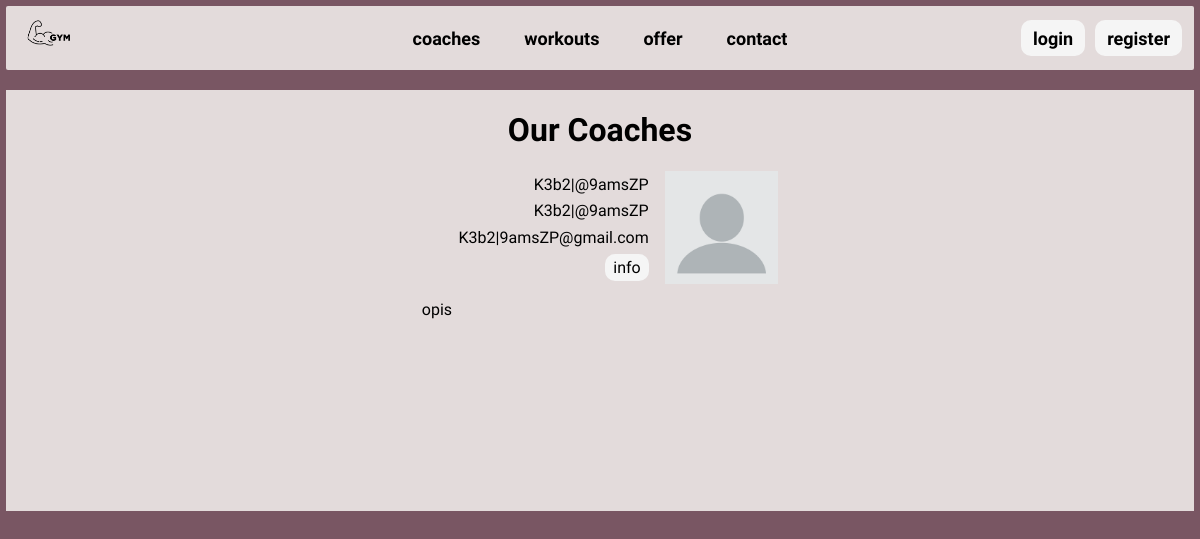
Page /users/coaches/ on the earlier database version.
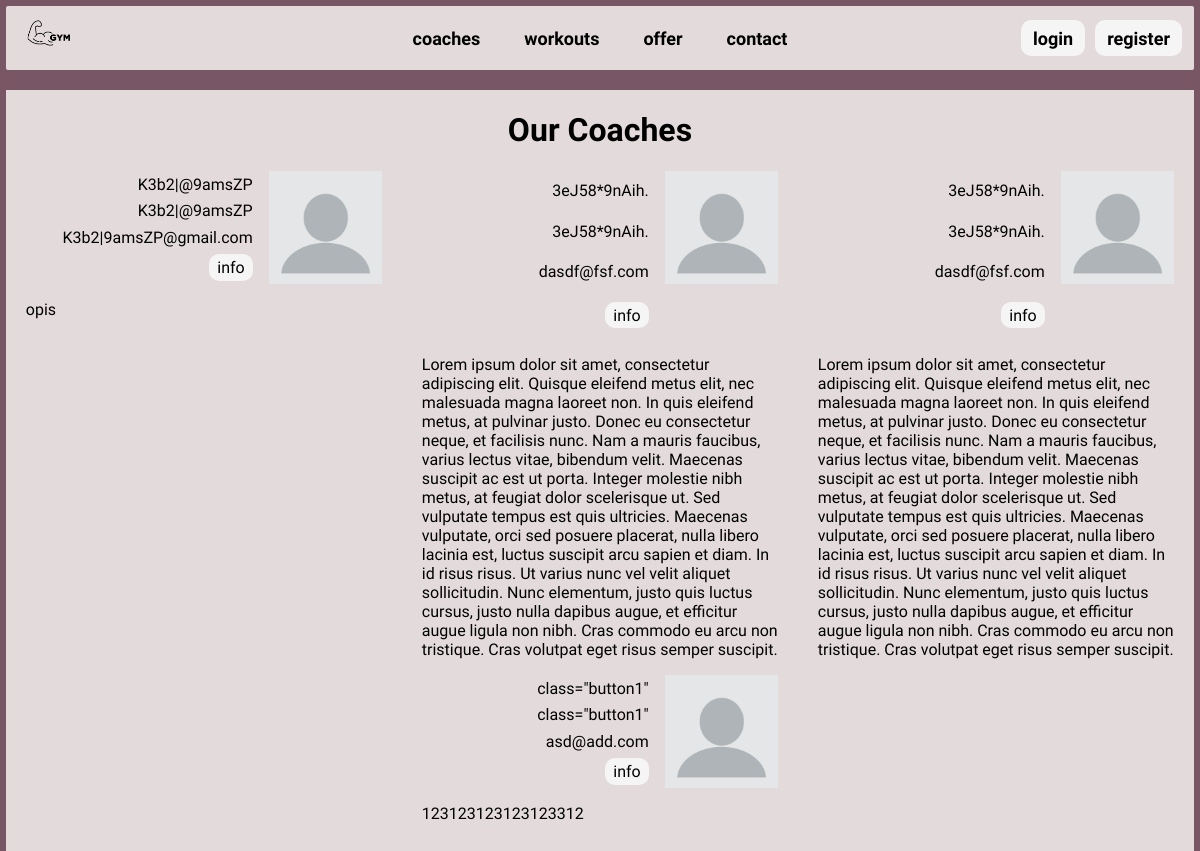
Same page on the later database version.
### users/models.py (models this page shows)
class User(AbstractUser):
    is_coach = models.BooleanField()
    profile_picture = models.ImageField(upload_to='profile_pictures/',
                                        default='profile_pictures/default.png')
    gender = models.CharField(
        choices=[('M', 'Male'),
                 ('F', 'Female')],
        max_length=1)

class Coach(models.Model):
    user = models.OneToOneField(User, on_delete=models.PROTECT, related_name='coach')
    hourly_rate = models.FloatField()
    description = models.TextField(null=True)
    phone_number = models.IntegerField(null=True)

### users/views.py (the view)
# urls.py: path("coaches/", views.show_coaches, name="coaches"),
def show_coaches(request):
    coaches = User.objects.filter(is_coach=True)
    context = {
        'coaches': coaches,
    }
    return render(request, 'users/coaches.html', context)

### users/templates/users/coaches.html
{% extends 'core/index.html' %}
{% block content %}
<div id="coaches-page">
    <h1>Our Coaches</h1>
    <div id="all-coaches-containers">
        {% for coach in coaches %}
        <div class="coach-container">
            <div class="coach-paragraphs-cont">
                <p>{{coach.first_name}}</p>
                <p>{{coach.last_name}}</p>
                <p>{{coach.email}}</p>
                <a href="{%url 'users:coach_info' coach.id %}">info</a>
            </div>
            <img alt="coach_profile_picture" src="{{coach.profile_picture.url}}">
            <p class="coaches-all-description">{{coach.coach.description}}</p>
        </div>
        {% endfor %}
    </div>
</div>
{% endblock %}

### core/templates/core/index.html (shortened to what this page needs)
<!DOCTYPE html>
{% load static %}
<html lang="en">
<head>
    <link rel="stylesheet" href="{% static 'styles.css' %}">
</head>
<body>
    {% include 'core/header.html' %}
    <main>
        {% block content %}
        {% endblock %}
    </main>
</body>
</html>

### core/templates/core/header.html
<header>
  <div id="logo-container" style="height: 100%">
    <a href="/">
      {% load static %}
      <img style="height: 100%" src="{% static 'logo.png' %}" alt="logo" >
    </a>
  </div>
  <div id="nav-container">
    <a href="{% url 'users:coaches' %}">coaches</a>
    <a href="{% url 'workout:schedule' %}">workouts</a>
    <a href="{% url 'memberships:show_memberships' %}">offer</a>
    <a>contact</a>
  </div>
  <div id="login-container">
    {% if user.is_authenticated %}
    <a href="{% url 'users:logout' %}">logout</a>
    <a href="{% url 'users:current_profile' %}">profile</a>
    {% else %}
    <a href="{% url 'users:login' %}">login</a>
    <a href="{% url 'users:register' %}">register</a>
    {% endif %}
  </div>
</header>

### core/static/styles.css (style rules this page uses)
body { font-family: "Raleway", serif; font-optical-sizing: auto; font-style: normal; background: #795663; display: flex; flex-direction: column; align-items: center; margin: 0.5vw 0.5vw; }
header { width: 100%; background: #E3DBDB; height: 8vh; padding: 0 1vw; box-sizing: border-box; display: flex; justify-content: space-between; align-items: center; border-radius: 2px; margin-bottom: 20px; }
a { text-decoration: none; color: black; }
#nav-container a { color: black; margin: 0 20px; font-size: large; font-weight: 800; transition: color 0.3s ease; text-decoration: none; }
#logo-container { width: 25%; }
#login-container { width: 25%; font-weight: 600; height: 50%; display: flex; align-items: center; justify-content: flex-end; }
#login-container a { height: 100%; display: flex; align-items: center; background: whitesmoke; border: 2px solid whitesmoke; border-radius: 10px; transition: background-color 0.3s ease; margin: 0 0 0 10px; padding: 0 10px; font-size: large; }
main { background-color: #E3DBDB; width: 100%; }
#coaches-page { display: flex; flex-direction: column; align-items: center; }
#all-coaches-containers { display: flex; flex-wrap: wrap; justify-content: space-around; }
.coach-container { width: 30%; height: 30%; display: grid; grid-template-columns: 2fr 1fr; grid-template-rows: 1fr 2fr; column-gap: 1rem; }
.coach-paragraphs-cont { grid-area: 1 / 1 / 2 / 2; display: flex; flex-direction: column; align-items: end; justify-content: space-around; }
.coach-paragraphs-cont a { align-items: center; background: whitesmoke; border: 2px solid whitesmoke; border-radius: 10px; transition: background-color 0.3s ease; padding: 0.2vh 0.5vw; }
.coach-paragraphs-cont p { margin: 0; }
.coach-container img { grid-area: span 1; width: 100%; }
.coaches-all-description { grid-area: 2 / 1 / 3 / 3; }

Differences in the rows shown:
added User: first_name "3eJ58*9nAih.", last_name "3eJ58*9nAih.", email "dasdf@fsf.com", profile_picture (placeholder picture), coach.description "Lorem ipsum dolor sit amet, consectetur adipiscing elit. Quisque eleifend metus elit, nec malesuada magna laoreet non. In quis eleifend metus, at pulvinar justo. Donec eu consectetur neque, et facilisis nunc. Nam a mauris faucibus, varius lectus vitae, bibendum velit. Maecenas suscipit ac est ut porta. Integer molestie nibh metus, at feugiat dolor scelerisque ut. Sed vulputate tempus est quis ultricies. Maecenas vulputate, orci sed posuere placerat, nulla libero lacinia est, luctus suscipit arcu sapien et diam. In id risus risus. Ut varius nunc vel velit aliquet sollicitudin. Nunc elementum, justo quis luctus cursus, justo nulla dapibus augue, et efficitur augue ligula non nibh. Cras…"
added User: first_name "3eJ58*9nAih.", last_name "3eJ58*9nAih.", email "dasdf@fsf.com", profile_picture (placeholder picture), coach.description "Lorem ipsum dolor sit amet, consectetur adipiscing elit. Quisque eleifend metus elit, nec malesuada magna laoreet non. In quis eleifend metus, at pulvinar justo. Donec eu consectetur neque, et facilisis nunc. Nam a mauris faucibus, varius lectus vitae, bibendum velit. Maecenas suscipit ac est ut porta. Integer molestie nibh metus, at feugiat dolor scelerisque ut. Sed vulputate tempus est quis ultricies. Maecenas vulputate, orci sed posuere placerat, nulla libero lacinia est, luctus suscipit arcu sapien et diam. In id risus risus. Ut varius nunc vel velit aliquet sollicitudin. Nunc elementum, justo quis luctus cursus, justo nulla dapibus augue, et efficitur augue ligula non nibh. Cras…"
added User: first_name "class=\"button1\"", last_name "class=\"button1\"", email "asd@add.com", profile_picture (placeholder picture), coach.description "123123123123123312"
